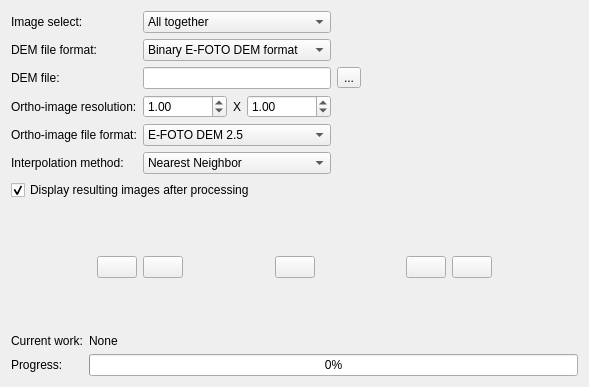
<?xml version="1.0" encoding="UTF-8"?>
<ui version="4.0">
 <class>OrthoForm</class>
 <widget class="QWidget" name="OrthoForm">
  <property name="geometry">
   <rect>
    <x>0</x>
    <y>0</y>
    <width>589</width>
    <height>387</height>
   </rect>
  </property>
  <property name="windowTitle">
   <string>Ortho-rectification</string>
  </property>
  <property name="windowIcon">
   <iconset resource="../resource/resource.qrc">
    <normaloff>:/icon/WindowIcon.png</normaloff>:/icon/WindowIcon.png</iconset>
  </property>
  <layout class="QGridLayout" name="gridLayout_2">
   <item row="0" column="0">
    <layout class="QGridLayout" name="gridLayout_3">
     <item row="0" column="0">
      <widget class="QLabel" name="label">
       <property name="text">
        <string>Image select:</string>
       </property>
      </widget>
     </item>
     <item row="0" column="1">
      <widget class="QComboBox" name="comboBox">
       <item>
        <property name="text">
         <string>All together</string>
        </property>
       </item>
       <item>
        <property name="text">
         <string>All individually</string>
        </property>
       </item>
      </widget>
     </item>
     <item row="0" column="2">
      <spacer name="horizontalSpacer">
       <property name="orientation">
        <enum>Qt::Horizontal</enum>
       </property>
       <property name="sizeHint" stdset="0">
        <size>
         <width>40</width>
         <height>20</height>
        </size>
       </property>
      </spacer>
     </item>
     <item row="1" column="0">
      <widget class="QLabel" name="label_30">
       <property name="text">
        <string>DEM file format:</string>
       </property>
      </widget>
     </item>
     <item row="1" column="1">
      <widget class="QComboBox" name="comboBox2">
       <property name="currentIndex">
        <number>0</number>
       </property>
       <item>
        <property name="text">
         <string>Binary E-FOTO DEM format</string>
        </property>
       </item>
       <item>
        <property name="text">
         <string>ASCII 3D points</string>
        </property>
       </item>
      </widget>
     </item>
     <item row="1" column="2">
      <spacer name="horizontalSpacer_2">
       <property name="orientation">
        <enum>Qt::Horizontal</enum>
       </property>
       <property name="sizeHint" stdset="0">
        <size>
         <width>40</width>
         <height>20</height>
        </size>
       </property>
      </spacer>
     </item>
     <item row="2" column="0">
      <widget class="QLabel" name="label_2">
       <property name="text">
        <string>DEM file:</string>
       </property>
      </widget>
     </item>
     <item row="2" column="1">
      <widget class="QLineEdit" name="lineEdit">
       <property name="readOnly">
        <bool>true</bool>
       </property>
      </widget>
     </item>
     <item row="2" column="2">
      <widget class="QToolButton" name="loadDemButton">
       <property name="toolTip">
        <string>Load DEM</string>
       </property>
       <property name="text">
        <string>...</string>
       </property>
      </widget>
     </item>
     <item row="2" column="3">
      <spacer name="horizontalSpacer_3">
       <property name="orientation">
        <enum>Qt::Horizontal</enum>
       </property>
       <property name="sizeHint" stdset="0">
        <size>
         <width>40</width>
         <height>20</height>
        </size>
       </property>
      </spacer>
     </item>
     <item row="3" column="0">
      <widget class="QLabel" name="label_4">
       <property name="text">
        <string>Ortho-image resolution:</string>
       </property>
      </widget>
     </item>
     <item row="3" column="1">
      <layout class="QHBoxLayout" name="horizontalLayout">
       <item>
        <widget class="QDoubleSpinBox" name="doubleSpinBox1">
         <property name="minimum">
          <double>0.010000000000000</double>
         </property>
         <property name="maximum">
          <double>1000000.000000000000000</double>
         </property>
         <property name="value">
          <double>1.000000000000000</double>
         </property>
        </widget>
       </item>
       <item>
        <widget class="QLabel" name="label_5">
         <property name="text">
          <string>X</string>
         </property>
         <property name="alignment">
          <set>Qt::AlignCenter</set>
         </property>
        </widget>
       </item>
       <item>
        <widget class="QDoubleSpinBox" name="doubleSpinBox2">
         <property name="minimum">
          <double>0.010000000000000</double>
         </property>
         <property name="maximum">
          <double>1000000.000000000000000</double>
         </property>
         <property name="value">
          <double>1.000000000000000</double>
         </property>
        </widget>
       </item>
      </layout>
     </item>
     <item row="3" column="2">
      <spacer name="horizontalSpacer_7">
       <property name="orientation">
        <enum>Qt::Horizontal</enum>
       </property>
       <property name="sizeHint" stdset="0">
        <size>
         <width>40</width>
         <height>20</height>
        </size>
       </property>
      </spacer>
     </item>
     <item row="4" column="0">
      <widget class="QLabel" name="label_6">
       <property name="text">
        <string>Ortho-image file format:</string>
       </property>
      </widget>
     </item>
     <item row="4" column="1">
      <widget class="QComboBox" name="comboBox3">
       <item>
        <property name="text">
         <string>E-FOTO DEM 2.5</string>
        </property>
       </item>
      </widget>
     </item>
     <item row="4" column="2">
      <spacer name="horizontalSpacer_8">
       <property name="orientation">
        <enum>Qt::Horizontal</enum>
       </property>
       <property name="sizeHint" stdset="0">
        <size>
         <width>40</width>
         <height>20</height>
        </size>
       </property>
      </spacer>
     </item>
     <item row="5" column="0">
      <widget class="QLabel" name="label_8">
       <property name="text">
        <string>Interpolation method:</string>
       </property>
      </widget>
     </item>
     <item row="5" column="1">
      <widget class="QComboBox" name="comboBox4">
       <item>
        <property name="text">
         <string>Nearest Neighbor</string>
        </property>
       </item>
       <item>
        <property name="text">
         <string>Bilinear</string>
        </property>
       </item>
       <item>
        <property name="text">
         <string>Bicubic</string>
        </property>
       </item>
       <item>
        <property name="text">
         <string>Lagrange</string>
        </property>
       </item>
      </widget>
     </item>
     <item row="5" column="2">
      <spacer name="horizontalSpacer_9">
       <property name="orientation">
        <enum>Qt::Horizontal</enum>
       </property>
       <property name="sizeHint" stdset="0">
        <size>
         <width>40</width>
         <height>20</height>
        </size>
       </property>
      </spacer>
     </item>
    </layout>
   </item>
   <item row="1" column="0">
    <widget class="QCheckBox" name="checkBox">
     <property name="text">
      <string>Display resulting images after processing</string>
     </property>
     <property name="checked">
      <bool>true</bool>
     </property>
    </widget>
   </item>
   <item row="2" column="0">
    <spacer name="verticalSpacer">
     <property name="orientation">
      <enum>Qt::Vertical</enum>
     </property>
     <property name="sizeHint" stdset="0">
      <size>
       <width>566</width>
       <height>11</height>
      </size>
     </property>
    </spacer>
   </item>
   <item row="3" column="0">
    <layout class="QHBoxLayout" name="horizontalLayout_2">
     <item>
      <spacer name="horizontalSpacer_5">
       <property name="orientation">
        <enum>Qt::Horizontal</enum>
       </property>
       <property name="sizeHint" stdset="0">
        <size>
         <width>40</width>
         <height>20</height>
        </size>
       </property>
      </spacer>
     </item>
     <item>
      <widget class="QPushButton" name="orthoButton">
       <property name="toolTip">
        <string>Run ortho-rectification</string>
       </property>
       <property name="text">
        <string/>
       </property>
       <property name="icon">
        <iconset resource="../resource/resource.qrc">
         <normaloff>:/icon/ortho.png</normaloff>:/icon/ortho.png</iconset>
       </property>
       <property name="iconSize">
        <size>
         <width>30</width>
         <height>30</height>
        </size>
       </property>
      </widget>
     </item>
     <item>
      <widget class="QPushButton" name="loadButton">
       <property name="toolTip">
        <string>Load ortho-rectification</string>
       </property>
       <property name="text">
        <string/>
       </property>
       <property name="icon">
        <iconset resource="../resource/resource.qrc">
         <normaloff>:/icon/fileopen.png</normaloff>:/icon/fileopen.png</iconset>
       </property>
       <property name="iconSize">
        <size>
         <width>30</width>
         <height>30</height>
        </size>
       </property>
      </widget>
     </item>
     <item>
      <spacer name="horizontalSpacer_4">
       <property name="orientation">
        <enum>Qt::Horizontal</enum>
       </property>
       <property name="sizeHint" stdset="0">
        <size>
         <width>40</width>
         <height>20</height>
        </size>
       </property>
      </spacer>
     </item>
     <item>
      <widget class="QPushButton" name="orthoQualityButton">
       <property name="toolTip">
        <string>Open Ortho-image Quality Tool</string>
       </property>
       <property name="text">
        <string/>
       </property>
       <property name="icon">
        <iconset resource="../resource/resource.qrc">
         <normaloff>:/icon/markIcon.png</normaloff>:/icon/markIcon.png</iconset>
       </property>
       <property name="iconSize">
        <size>
         <width>30</width>
         <height>30</height>
        </size>
       </property>
      </widget>
     </item>
     <item>
      <spacer name="horizontalSpacer_10">
       <property name="orientation">
        <enum>Qt::Horizontal</enum>
       </property>
       <property name="sizeHint" stdset="0">
        <size>
         <width>40</width>
         <height>20</height>
        </size>
       </property>
      </spacer>
     </item>
     <item>
      <widget class="QPushButton" name="abortButton">
       <property name="toolTip">
        <string>Abort current operation</string>
       </property>
       <property name="text">
        <string/>
       </property>
       <property name="icon">
        <iconset resource="../resource/resource.qrc">
         <normaloff>:/icon/abort.png</normaloff>:/icon/abort.png</iconset>
       </property>
       <property name="iconSize">
        <size>
         <width>30</width>
         <height>30</height>
        </size>
       </property>
      </widget>
     </item>
     <item>
      <widget class="QPushButton" name="doneButton">
       <property name="toolTip">
        <string>Exit / done</string>
       </property>
       <property name="text">
        <string/>
       </property>
       <property name="icon">
        <iconset resource="../resource/resource.qrc">
         <normaloff>:/icon/done.png</normaloff>:/icon/done.png</iconset>
       </property>
       <property name="iconSize">
        <size>
         <width>30</width>
         <height>30</height>
        </size>
       </property>
      </widget>
     </item>
     <item>
      <spacer name="horizontalSpacer_6">
       <property name="orientation">
        <enum>Qt::Horizontal</enum>
       </property>
       <property name="sizeHint" stdset="0">
        <size>
         <width>40</width>
         <height>20</height>
        </size>
       </property>
      </spacer>
     </item>
    </layout>
   </item>
   <item row="4" column="0">
    <spacer name="verticalSpacer_2">
     <property name="orientation">
      <enum>Qt::Vertical</enum>
     </property>
     <property name="sizeHint" stdset="0">
      <size>
       <width>20</width>
       <height>17</height>
      </size>
     </property>
    </spacer>
   </item>
   <item row="5" column="0">
    <layout class="QGridLayout" name="gridLayout">
     <item row="0" column="0">
      <widget class="QLabel" name="label_7">
       <property name="text">
        <string>Current work:</string>
       </property>
      </widget>
     </item>
     <item row="0" column="1">
      <widget class="QLabel" name="workLabel">
       <property name="text">
        <string>None</string>
       </property>
      </widget>
     </item>
     <item row="1" column="0">
      <widget class="QLabel" name="label_3">
       <property name="text">
        <string>Progress:</string>
       </property>
      </widget>
     </item>
     <item row="1" column="1">
      <widget class="QProgressBar" name="progressBar">
       <property name="value">
        <number>0</number>
       </property>
      </widget>
     </item>
    </layout>
   </item>
  </layout>
 </widget>
 <tabstops>
  <tabstop>comboBox</tabstop>
  <tabstop>comboBox2</tabstop>
  <tabstop>lineEdit</tabstop>
  <tabstop>loadDemButton</tabstop>
  <tabstop>doubleSpinBox1</tabstop>
  <tabstop>doubleSpinBox2</tabstop>
  <tabstop>comboBox3</tabstop>
  <tabstop>orthoButton</tabstop>
  <tabstop>abortButton</tabstop>
  <tabstop>doneButton</tabstop>
 </tabstops>
 <resources>
  <include location="../resource/resource.qrc"/>
 </resources>
 <connections/>
</ui>
